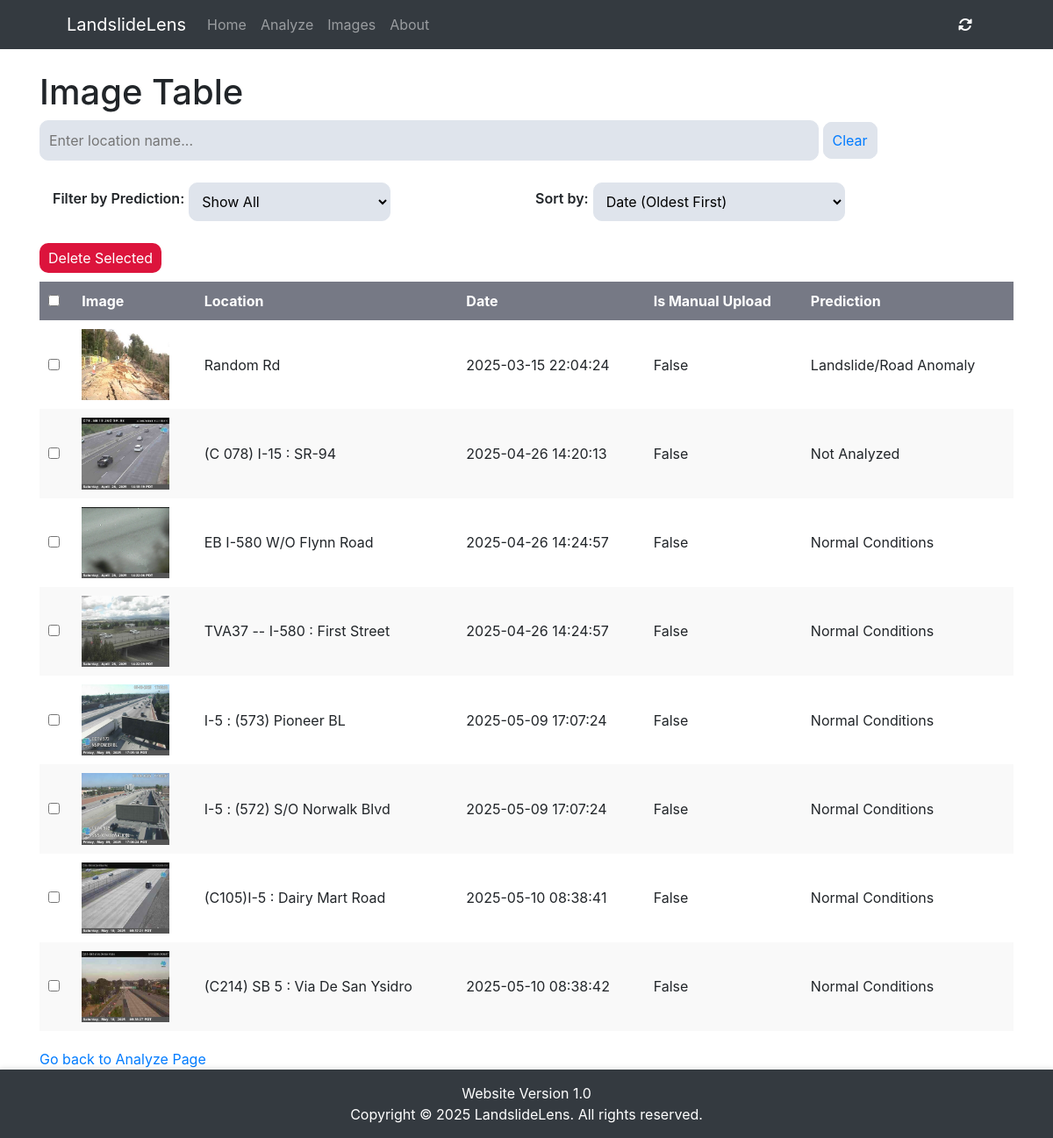
The app's page /images/?sort=uploadedDate with its own data.
### RealTimeMonitor/models.py (models this page shows)
class MediaFile(models.Model):
    id = models.UUIDField(primary_key=True, default=uuid.uuid4, editable=False)
    mediaFile = models.ImageField(upload_to='uploads/')
    uploadedDate = models.DateTimeField(auto_now_add=True)
    locationName = models.CharField(max_length=255, null=True, blank=True)
    prediction = models.IntegerField(null=True, blank=True)
    predictionString = models.CharField(max_length=255, null=True, blank=True)
    isManualUpload = models.BooleanField(default=False, null=True)
    feed = models.ForeignKey("feedSource", on_delete=models.CASCADE, null=True, blank=True, related_name="mediaFiles")

### RealTimeMonitor/views.py (the view)
# urls.py: path('images/', images, name="images"),
def images(request):
    sort_order = request.GET.get('sort', '-uploadedDate')  # Default sort by uploadedDate
    filter_prediction = request.GET.get('filter', 'all')  # Default show all
    search_query = request.GET.get('search', '')
    mediaFiles = MediaFile.objects.all()
    if filter_prediction == "landslide":
        mediaFiles = mediaFiles.filter(prediction=1)
    elif filter_prediction == "normal":
        mediaFiles = mediaFiles.filter(prediction=0)
    if search_query:
        mediaFiles = mediaFiles.filter(locationName__icontains=search_query)
    if sort_order in ["-uploadedDate", "uploadedDate", "locationName", "-locationName", "prediction", "-prediction"]:
        mediaFiles = mediaFiles.order_by(sort_order)
    return render(request, 'imageTable.html', {'mediaFiles': mediaFiles, 'filter_prediction': filter_prediction, 'sort_order': sort_order})

### RealTimeMonitor/templates/imageTable.html (shortened to what this page needs)
{% extends "index.html" %}
{% load static %}
{% block content %}
<h1>Image Table</h1>
<div id="ImageTableFiltersContainer">
    <form method="get" id="filterForm">
        <div class="col-lg-12" id="ImageTableSearch">
            <input type="text" name="search" id="search" placeholder="Enter location name..." value="{{ searchQueryStr }}" style="width:80%;">
            <a href="?{% if filter_prediction != 'all' %}filter={{ filter_prediction }}&{% endif %}{% if sort_order %}sort={{ sort_order }}{% endif %}" class="ClearSearchBtn">Clear</a>
        </div>
        <div id="ImageFilterSortSubContainer" class="col-lg-12" style="gap:10px; margin:0px;">
            <div class="col-lg-6" id="ImageTableFilters">
                <label class="optionLabel" for="filter">Filter by Prediction:</label>
                <select name="filter" id="filter">
                    <option value="all" {% if filter_prediction == "all" %}selected{% endif %}>Show All</option>
                </select>
            </div>
            <div class="col-lg-6" id="ImageTableSorts">
                <label class="optionLabel" for="sort">Sort by:</label>
                <select name="sort" id="sort">
                    <option value="uploadedDate" {% if sort_order == "uploadedDate" %}selected{% endif %}>Date (Oldest First)</option>
                </select>
            </div>
        </div>
    </form>
</div>
<div id="ImageTableContainer">
    <form method="post" action="{% url 'bulkImageDelete' %}">
        <button class="DeleteBtn" type="submit" onclick="return confirm('Are you sure you want to delete the selected images?');">Delete Selected</button>
        <table>
            <thead>
                <tr>
                    <th><input type="checkbox" id="select-all"></th>
                    <th>
                        <a href="?sort={% if sort_order == 'uploadedDate' %}-uploadedDate{% else %}uploadedDate{% endif %}">
                            Image
                        </a>
                    </th>
                    <th>
                        <a href="?sort={% if sort_order == 'locationName' %}-locationName{% else %}locationName{% endif %}">
                            Location
                        </a>
                    </th>
                    <th>
                        <a href="?sort={% if sort_order == 'uploadedDate' %}-uploadedDate{% else %}uploadedDate{% endif %}">
                            Date
                        </a>
                    </th>
                    <th>Is Manual Upload</th>
                    <th>
                        <a href="?sort={% if sort_order == 'prediction' %}-prediction{% else %}prediction{% endif %}">
                            Prediction
                        </a>
                    </th>
                </tr>
            </thead>
            <tbody>
                {% for mediaFile in mediaFiles %}
                <tr>
                    <td><input type="checkbox" name="selectedIds" value="{{ mediaFile.id }}"></td>
                    <td><img src="{{ mediaFile.mediaFile.url }}" alt="Uploaded Image"></td>
                    <td>{{ mediaFile.locationName }}</td>
                    <td>{{ mediaFile.uploadedDate|date:"Y-m-d H:i:s" }}</td>
                    <td>{{ mediaFile.isManualUpload }}</td>
                    <td>
                        {% if mediaFile.predictionString %}
                            {{ mediaFile.predictionString }}
                        {% else %}
                            Not Analyzed
                        {% endif %}
                    </td>
                </tr>
                {% empty %}
                <tr>
                    <td colspan="6">No images uploaded yet.</td>
                </tr>
                {% endfor %}
            </tbody>
        </table>
    </form>
</div>
<p><a href="{% url 'analyze' %}" style="padding-bottom: 25px;">Go back to Analyze Page</a></p>
{% endblock %}

### RealTimeMonitor/assets/css/general.css (style rules this page uses)
:root { --primary-bg: #dfe4ec; --pos-btn: #2197ff; --neg-btn: crimson; --theme: #343a40; }
html, body { height: 100%; margin: 0; }
p { margin-bottom: 0; }
.DeleteBtn { border: 1px solid var(--neg-btn); border-radius: 10px; background-color: var(--neg-btn); color: white; padding: 5px; text-align: center; margin-bottom: 10px; }
.optionLabel { font-weight: 600; }
#ImageTableFiltersContainer { margin-bottom: 25px; }
#ImageTableFiltersContainer #filterForm { display: flex; flex-direction: column; gap: 25px; }
#ImageTableSearch { padding: 0; }
#ImageTableSearch #search { padding: 10px; border-radius: 10px; border: 1px solid var(--primary-bg); background-color: var(--primary-bg); }
#ImageTableSearch .ClearSearchBtn { padding: 10px; border-radius: 10px; border: 1px solid var(--primary-bg); background-color: var(--primary-bg); }
#ImageFilterSortSubContainer { display: flex; flex-direction: row; }
#ImageFilterSortSubContainer div { display: flex; flex-direction: row; justify-content: flex-start; align-items: center; gap: 5px; padding: 0; }
#ImageTableFilters { display: flex; flex-direction: row; }
#ImageTableFilters #filter, #ImageTableSorts #sort { padding: 10px; border-radius: 10px; border: 1px solid var(--primary-bg); background-color: var(--primary-bg); }
#ImageTableSorts { display: flex; flex-direction: row; }
#ImageTableContainer table { width: 100%; border-collapse: collapse; margin-bottom: 20px; }
#ImageTableContainer th, #ImageTableContainer td { padding: 10px; text-align: left; border: none; }
#ImageTableContainer th { background-color: #767985FF !important; color: white !important; text-decoration: none; }
#ImageTableContainer table th a { color: white !important; text-decoration: none; }
#ImageTableContainer tr:nth-child(even) { background-color: #f9f9f9; }
#ImageTableContainer tr:nth-child(odd) { background-color: #ffffff; }
#ImageTableContainer img { max-width: 100px; height: auto; }
#ImageTableContainer button { background-color: var(--neg-btn); color: white; border: none; padding: 5px 10px; cursor: pointer; }

### records on screen
MediaFile: mediaFile (picture), locationName "Random Rd", uploadedDate "2025-03-15 22:04:24", isManualUpload "False", predictionString "Landslide/Road Anomaly"
MediaFile: mediaFile (picture), locationName "(C 078) I-15 : SR-94", uploadedDate "2025-04-26 14:20:13", isManualUpload "False", shows "Not Analyzed"
MediaFile: mediaFile (picture), locationName "EB I-580 W/O Flynn Road", uploadedDate "2025-04-26 14:24:57", isManualUpload "False", predictionString "Normal Conditions"
MediaFile: mediaFile (picture), locationName "TVA37 -- I-580 : First Street", uploadedDate "2025-04-26 14:24:57", isManualUpload "False", predictionString "Normal Conditions"
MediaFile: mediaFile (picture), locationName "I-5 : (573) Pioneer BL", uploadedDate "2025-05-09 17:07:24", isManualUpload "False", predictionString "Normal Conditions"
MediaFile: mediaFile (picture), locationName "I-5 : (572) S/O Norwalk Blvd", uploadedDate "2025-05-09 17:07:24", isManualUpload "False", predictionString "Normal Conditions"
MediaFile: mediaFile (picture), locationName "(C105)I-5 : Dairy Mart Road", uploadedDate "2025-05-10 08:38:41", isManualUpload "False", predictionString "Normal Conditions"
MediaFile: mediaFile (picture), locationName "(C214) SB 5 : Via De San Ysidro", uploadedDate "2025-05-10 08:38:42", isManualUpload "False", predictionString "Normal Conditions"
